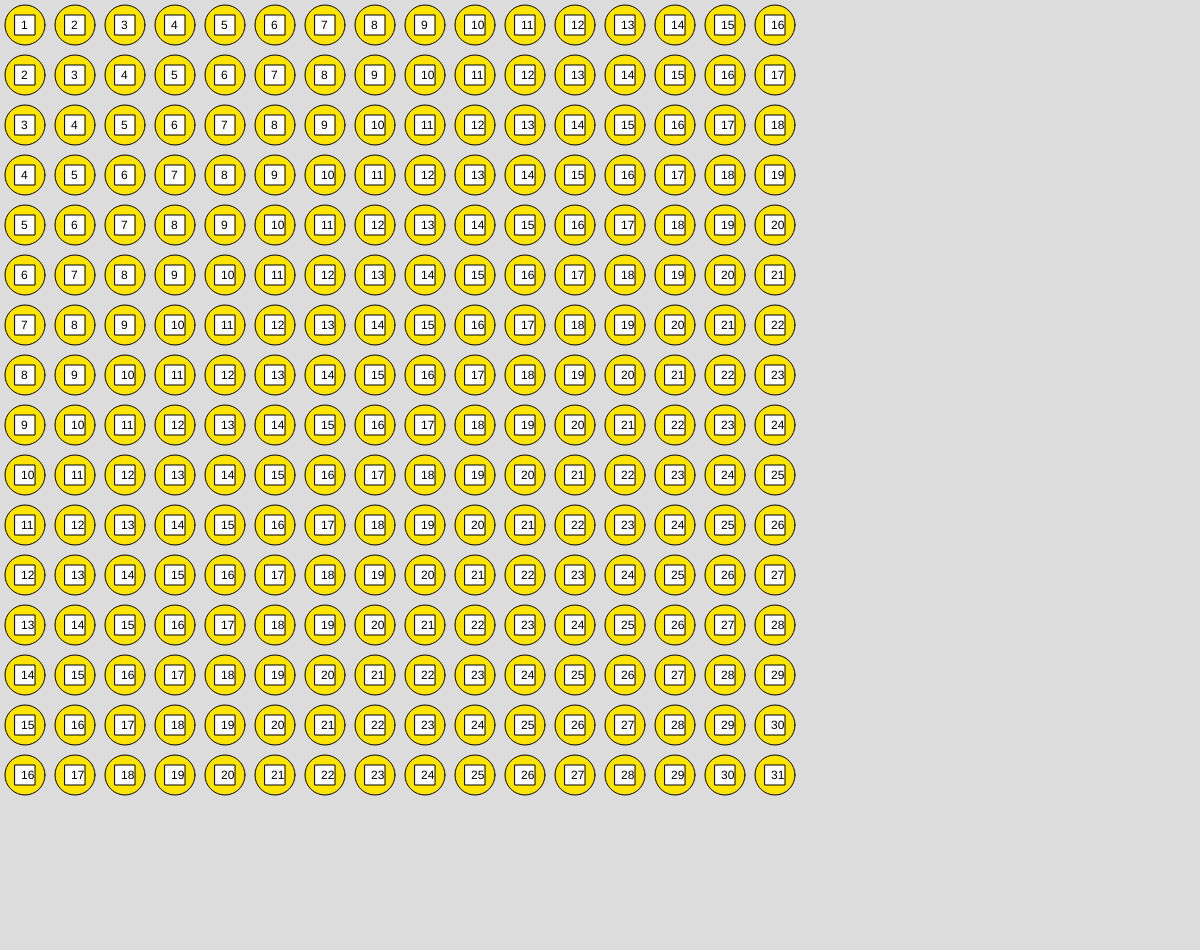
Frame 1 (no input)
Frame 60 (no input): identical to frame 1, image omitted
Frame 120 (the mouse pressed at the canvas centre since frame 60): identical to frame 1, image omitted

The p5.js sketch that drew this single still picture (run headless with seeded random() and noise() and a simulated clock; from frame 60 on, the mouse is pressed at the canvas centre):

// p5.js sketch
// ── sketch.js
function setup() {
  createCanvas(1200, 950);
}

function draw() {
  background(220);

  for (let i = 0; i < 16; i++) {
    for (let j = 0; j < 16; j++) {
      fill("#fce300")
      ellipse(i * 50 + 25, j * 50 + 25, 40, 40);
      fill(255)
      square(i * 50 + 15, j * 50 + 15, 20)
      fill(0)
      text("0" - 0 + 1 * 1 + j + i, i * 50 + 21, j * 50 + 29)
    }
  }

}
